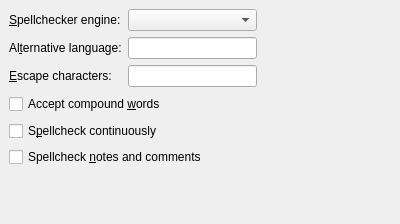
<ui version="4.0" >
 <class>PrefSpellcheckerUi</class>
 <widget class="QWidget" name="PrefSpellcheckerUi" >
  <property name="geometry" >
   <rect>
    <x>0</x>
    <y>0</y>
    <width>400</width>
    <height>224</height>
   </rect>
  </property>
  <property name="windowTitle" >
   <string/>
  </property>
  <layout class="QGridLayout" >
   <property name="margin" >
    <number>9</number>
   </property>
   <property name="spacing" >
    <number>6</number>
   </property>
   <item row="6" column="0" colspan="3" >
    <spacer>
     <property name="orientation" >
      <enum>Qt::Vertical</enum>
     </property>
     <property name="sizeType" >
      <enum>QSizePolicy::Expanding</enum>
     </property>
     <property name="sizeHint" >
      <size>
       <width>0</width>
       <height>21</height>
      </size>
     </property>
    </spacer>
   </item>
   <item row="5" column="0" colspan="2" >
    <widget class="QCheckBox" name="spellcheckNotesCB" >
     <property name="toolTip" >
      <string>If unchecked, notes and comments will be excluded from spell checking</string>
     </property>
     <property name="text" >
      <string>Spellcheck &amp;notes and comments</string>
     </property>
    </widget>
   </item>
   <item row="0" column="0" >
    <widget class="QLabel" name="spellcheckerLA" >
     <property name="text" >
      <string>&amp;Spellchecker engine:</string>
     </property>
     <property name="buddy" >
      <cstring>spellcheckerCB</cstring>
     </property>
    </widget>
   </item>
   <item row="0" column="1" >
    <widget class="QComboBox" name="spellcheckerCB" />
   </item>
   <item row="3" column="0" colspan="2" >
    <widget class="QCheckBox" name="compoundWordCB" >
     <property name="toolTip" >
      <string>Accept words such as "diskdrive"</string>
     </property>
     <property name="text" >
      <string>Accept compound &amp;words</string>
     </property>
    </widget>
   </item>
   <item row="4" column="0" colspan="2" >
    <widget class="QCheckBox" name="spellcheckContinuouslyCB" >
     <property name="toolTip" >
      <string>Mark misspelled words with a underline.</string>
     </property>
     <property name="text" >
      <string>S&amp;pellcheck continuously</string>
     </property>
    </widget>
   </item>
   <item row="3" column="2" >
    <spacer>
     <property name="orientation" >
      <enum>Qt::Horizontal</enum>
     </property>
     <property name="sizeType" >
      <enum>QSizePolicy::Expanding</enum>
     </property>
     <property name="sizeHint" >
      <size>
       <width>41</width>
       <height>22</height>
      </size>
     </property>
    </spacer>
   </item>
   <item row="2" column="1" >
    <widget class="QLineEdit" name="escapeCharactersED" >
     <property name="toolTip" >
      <string>The characters inserted here are ignored by the spellchecker.</string>
     </property>
    </widget>
   </item>
   <item row="2" column="0" >
    <widget class="QLabel" name="escapeCharactersLA" >
     <property name="text" >
      <string>&amp;Escape characters:</string>
     </property>
     <property name="buddy" >
      <cstring>escapeCharactersED</cstring>
     </property>
    </widget>
   </item>
   <item row="1" column="1" >
    <widget class="QLineEdit" name="altLanguageED" >
     <property name="toolTip" >
      <string>Override the language used for the spellchecker</string>
     </property>
    </widget>
   </item>
   <item row="1" column="0" >
    <widget class="QLabel" name="altLanguageLA" >
     <property name="text" >
      <string>Al&amp;ternative language:</string>
     </property>
     <property name="buddy" >
      <cstring>altLanguageED</cstring>
     </property>
    </widget>
   </item>
  </layout>
 </widget>
 <tabstops>
  <tabstop>spellcheckerCB</tabstop>
  <tabstop>altLanguageED</tabstop>
  <tabstop>escapeCharactersED</tabstop>
  <tabstop>compoundWordCB</tabstop>
  <tabstop>spellcheckContinuouslyCB</tabstop>
  <tabstop>spellcheckNotesCB</tabstop>
 </tabstops>
 <includes>
  <include location="local" >qt_i18n.h</include>
 </includes>
 <resources/>
 <connections/>
</ui>
